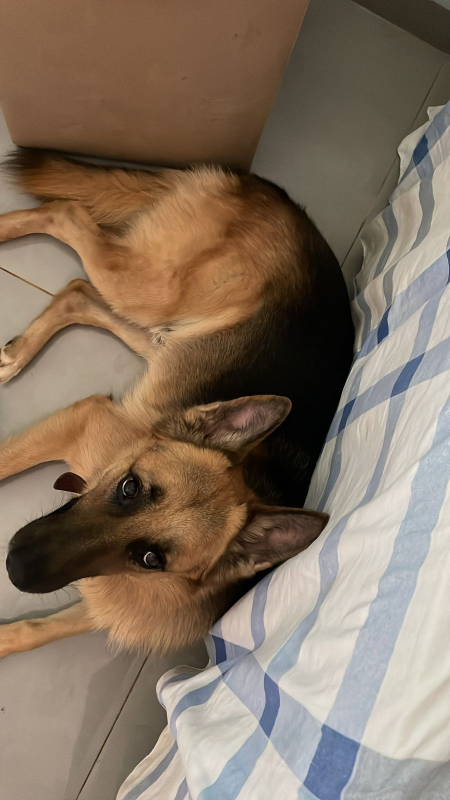
#> input picture MISSÃO2/ATIVIDADE 3/jordan.jpeg, 900 x 1600 px, found by its file name (shown at 1/2 size)
$ python atividade3.py
#> lines starting #> are read from the running program, lines starting #| are printed output that depends on the picture; after the words box and inside, x2 and y2 are one past the last pixel; in counts of white or black regions, pixels touching at a corner belong together
import cv2

caminho_imagem = 'C:/Users/ketur/OneDrive/Documentos/ATIVIDADE 3/jordan.jpeg'
imagem = cv2.imread(caminho_imagem)
#> imagem is the input picture: shape (1600, 900, 3); mean B, G, R 96.8, 114, 131.6
cv2.imshow('Imagem Original', imagem)

altura = 900
largura = 1600

tamanho_maior = (int(largura * 1.5), int(altura * 1.5))
ampliada = cv2.resize(imagem, tamanho_maior, interpolation=cv2.INTER_LINEAR)
cv2.imshow('Imagem Ampliada', ampliada)

tamanho_menor = (int(largura * 0.5), int(altura * 0.5))
reduzida = cv2.resize(imagem, tamanho_menor, interpolation=cv2.INTER_LINEAR)
cv2.imshow('Imagem Reduzida', reduzida)

# b. Ajuste de brilho usando HSUV
imagem_hsuv = cv2.cvtColor(imagem, cv2.COLOR_BGR2HSV)
#> imagem_hsuv: shape (1600, 900, 3); mean H, S, V 27, 89.2, 133.6
h, s, v = cv2.split(imagem_hsuv)
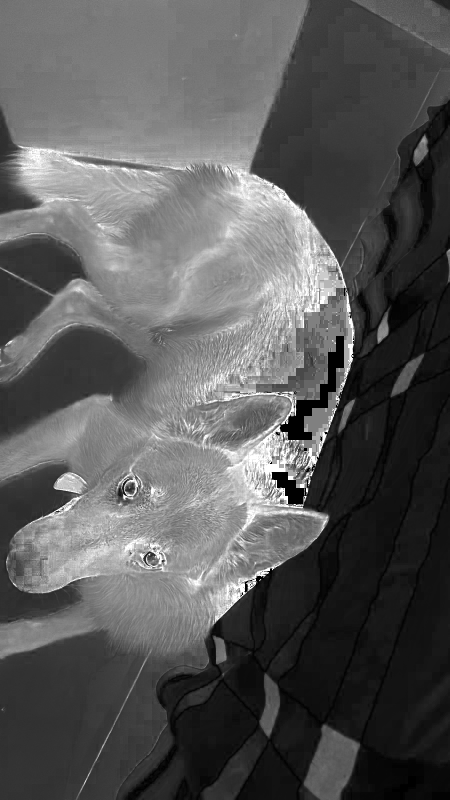
#> s: shape (1600, 900) (shown at 1/2 size); min 0, max 255, mean 89.2

# Aumentar o brilho
claro = cv2.add(v, 50)  # Adiciona 50 ao canal V, aumentando o brilho
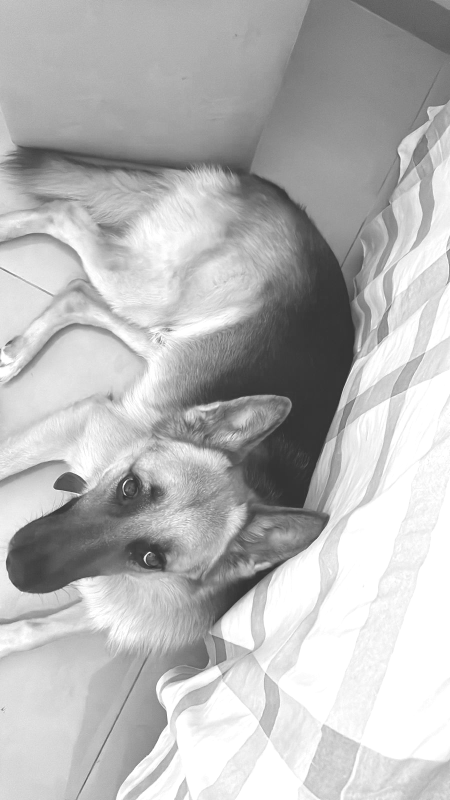
#> claro: shape (1600, 900) (shown at 1/2 size); min 50, max 255, mean 182.5
cv2.imshow('Imagem Mais Clara (HSUV)',claro)

# Diminuir o brilho
escuro = cv2.subtract(v, 50)  # Subtrai 50 do canal V, diminuindo o brilho
cv2.imshow('Imagem Mais Escura (HSUV)', escuro)

# Limitar os valores entre 0 e 255
claro = cv2.min(claro, 255)
escuro = cv2.max(escuro, 0)

# Recompor a imagem com os novos valores de V
imagem_clara_hsuv = cv2.merge([h, s, claro])
#> imagem_clara_hsuv: shape (1600, 900, 3); mean H, S, V 27, 89.2, 182.5
imagem_escura_hsuv = cv2.merge([h, s, escuro])
#> imagem_escura_hsuv: shape (1600, 900, 3); mean H, S, V 27, 89.2, 86.6

# Converter de volta para BGR
imagem_mais_clara = cv2.cvtColor(imagem_clara_hsuv, cv2.COLOR_HSV2BGR)
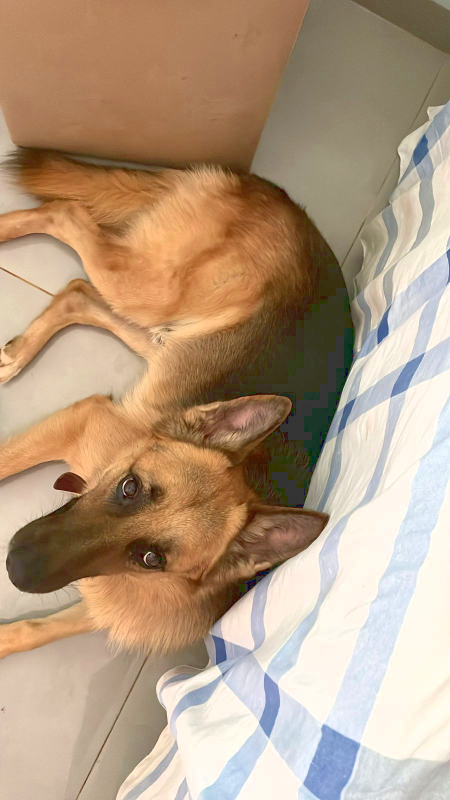
#> imagem_mais_clara: shape (1600, 900, 3) (shown at 1/2 size); mean B, G, R 128.6, 154, 179.6
imagem_mais_escura = cv2.cvtColor(imagem_escura_hsuv, cv2.COLOR_HSV2BGR)
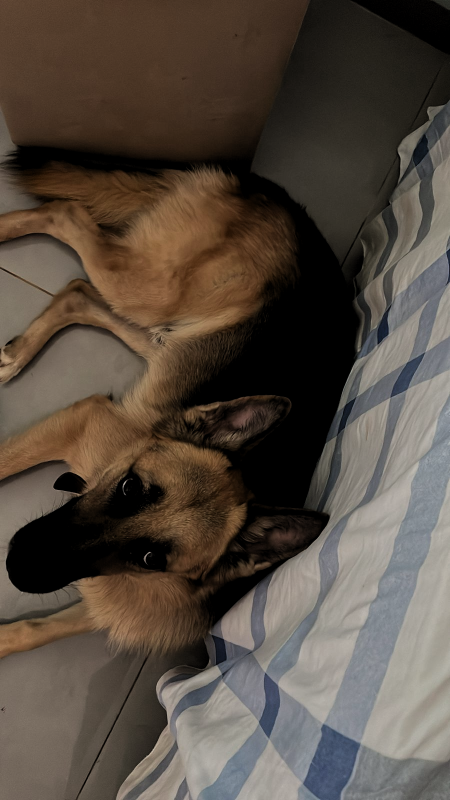
#> imagem_mais_escura: shape (1600, 900, 3) (shown at 1/2 size); mean B, G, R 64.5, 74.4, 85.1

# c. Desfoque (Blurring)
tamanho_kernel = 9

# i. Convolução
kernel = cv2.getStructuringElement(cv2.MORPH_RECT, (tamanho_kernel, tamanho_kernel))
convolução = cv2.filter2D(imagem, -1, kernel)
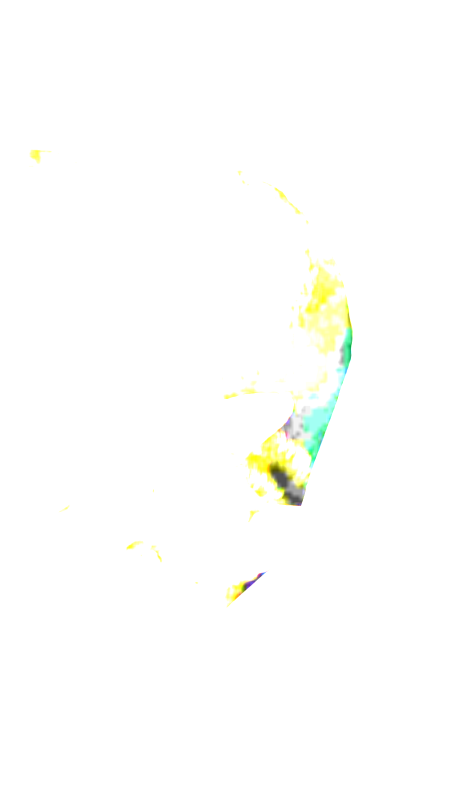
#> convolução: shape (1600, 900, 3) (shown at 1/2 size); mean B, G, R 252.7, 254.6, 254.1
cv2.imshow('Desfoque por Convolução', convolução)

# ii. Desfoque Regular (Média)
regular = cv2.blur(imagem, (tamanho_kernel, tamanho_kernel))
cv2.imshow('Desfoque Regular', regular)

# iii. Desfoque Gaussiano
gaussiano = cv2.GaussianBlur(imagem, (tamanho_kernel, tamanho_kernel), 0)
cv2.imshow('Desfoque Gaussiano', gaussiano)

# d. Binarização (Thresholding)
cinza = cv2.cvtColor(imagem, cv2.COLOR_BGR2GRAY)
cv2.imshow('Thresholding Regular', cinza)

# Thresholding Regular
_, imagem_binaria_regular = cv2.threshold(cinza, 127, 255, cv2.THRESH_BINARY)
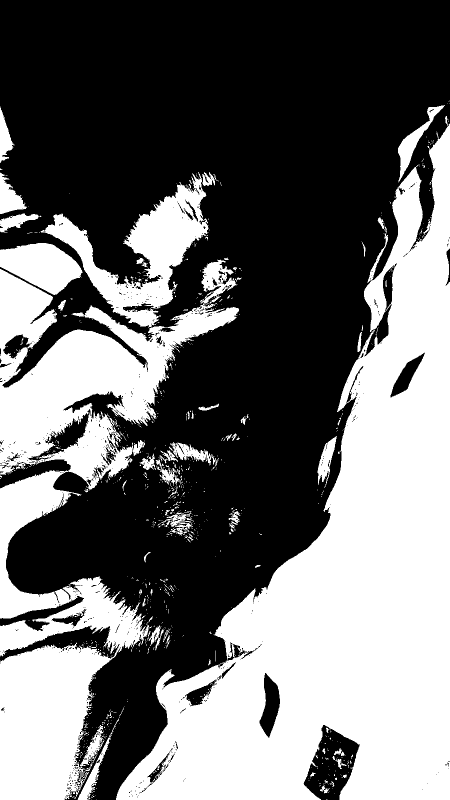
#> imagem_binaria_regular: shape (1600, 900) (shown at 1/2 size); 42.5% white; 894 white regions (805 under 20 px), largest, box (x1, y1, x2, y2) and area: (232, 247, 900, 1600) 368294, (0, 519, 478, 1600) 176077, (81, 344, 417, 655) 31733
cv2.imshow('Thresholding Regular', imagem_binaria_regular)

# Thresholding Adaptativo
imagem_binaria_adaptativa = cv2.adaptiveThreshold(cinza, 255, cv2.ADAPTIVE_THRESH_GAUSSIAN_C, cv2.THRESH_BINARY, 11, 2)
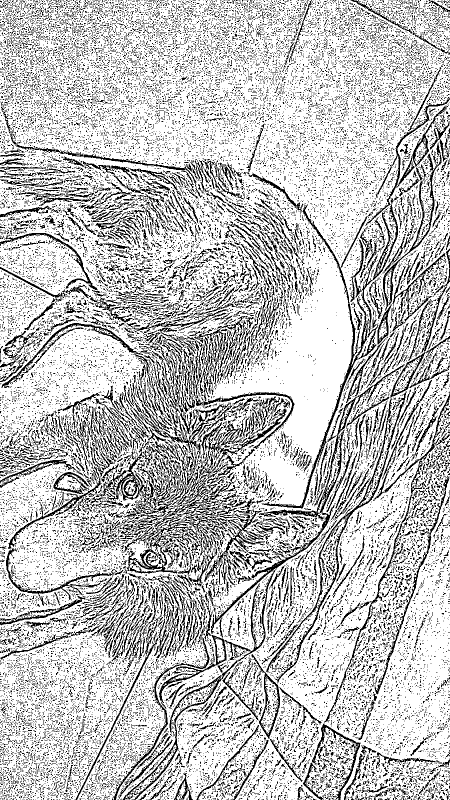
#> imagem_binaria_adaptativa: shape (1600, 900) (shown at 1/2 size); 75.6% white; black in thin lines or dots
cv2.imshow('Thresholding Adaptativo', imagem_binaria_adaptativa)


cv2.waitKey(0)
cv2.destroyAllWindows()
